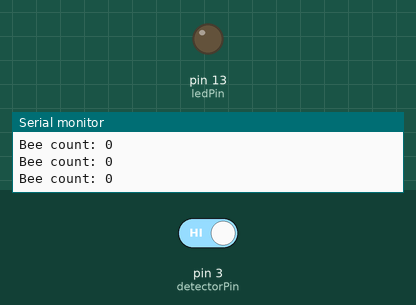
Bench run of a sketch on a simulated Arduino Uno, built with avr-gcc and run on an emulated ATmega328P. On the bench: output pins drawn as LEDs (lit = HIGH), the last lines printed to the serial monitor. The inputs (shaded band) are chosen by the test bench; at power-on: pin 3 (detectorPin) HIGH.

Above: at 1.2 s.
1.3 s: pin 3 (detectorPin) driven LOW
At 2.1 s:
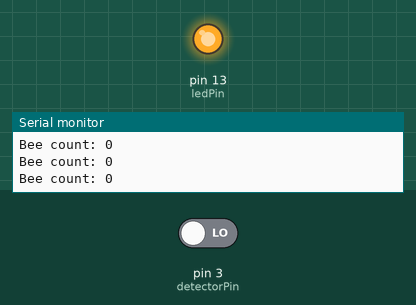
2.8 s: pin 3 (detectorPin) driven HIGH
At 3.3 s:
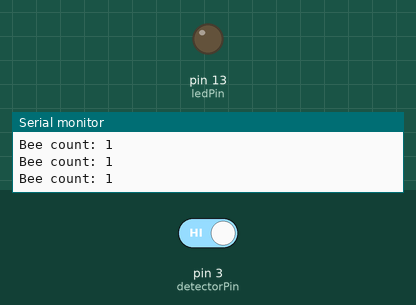
Timing chart, 0 to 5.8 s (numbered marks = the images above; inputs shaded):
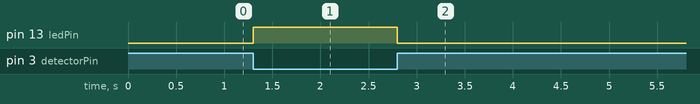

The sketch:

IR_code.ino
```cpp
int ledPin = 13;      // LED pin on arduino
int detectorPin = 3;  // obstacle avoidance sensor interface
int val;              // variable to store result
bool counter = false;
int count;
//int enablePin = 2;  // sensor enable interface (EN)
void setup()
{
  pinMode(ledPin, OUTPUT);  // Define LED as output interface
  pinMode(detectorPin, INPUT);  // Define obstacle avoidance sensor as input interface
  Serial.begin(9600);
  // [uncomment and remove jumper on module to use enable pin (EN)]
  //pinMode(enablePin, OUTPUT);
  //digitalWrite(enablePin, HIGH);  // Enable sensor
}
void loop()
{
  val = digitalRead(detectorPin); // Read value from sensor
  if(val == LOW) // When the sensor detects an obstacle, the LED on the Arduino lights up
  {
    digitalWrite(ledPin, HIGH);
    counter = true;
  }
  else
  {
    digitalWrite(ledPin, LOW);
    if(counter){
      count ++;
      counter = false;
    }
  }
  Serial.print("Bee count: ");
  Serial.println(count);
}
```

Measured:
- after the input at 1.3 s, pin 13 (ledPin): LOW → HIGH at once
- after the input at 2.8 s, pin 13 (ledPin): HIGH → LOW at once
